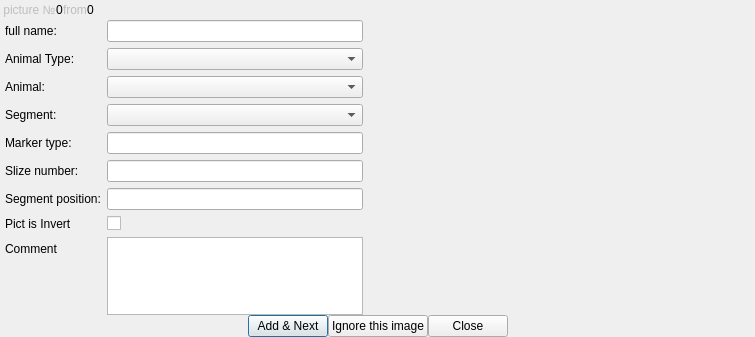
<?xml version="1.0" encoding="UTF-8"?>
<ui version="4.0">
 <class>add_pre_processing_pict</class>
 <widget class="QDialog" name="add_pre_processing_pict">
  <property name="geometry">
   <rect>
    <x>0</x>
    <y>0</y>
    <width>755</width>
    <height>337</height>
   </rect>
  </property>
  <property name="windowTitle">
   <string>Add slices</string>
  </property>
  <layout class="QVBoxLayout" name="verticalLayout">
   <property name="spacing">
    <number>0</number>
   </property>
   <property name="leftMargin">
    <number>0</number>
   </property>
   <property name="topMargin">
    <number>0</number>
   </property>
   <property name="rightMargin">
    <number>0</number>
   </property>
   <property name="bottomMargin">
    <number>0</number>
   </property>
   <item>
    <layout class="QHBoxLayout" name="horizontalLayout_2">
     <property name="topMargin">
      <number>0</number>
     </property>
     <item>
      <widget class="QLabel" name="label_10">
       <property name="enabled">
        <bool>false</bool>
       </property>
       <property name="maximumSize">
        <size>
         <width>60</width>
         <height>20</height>
        </size>
       </property>
       <property name="text">
        <string> picture №</string>
       </property>
      </widget>
     </item>
     <item>
      <widget class="QLabel" name="pict_counter_label">
       <property name="maximumSize">
        <size>
         <width>40</width>
         <height>20</height>
        </size>
       </property>
       <property name="text">
        <string>0</string>
       </property>
      </widget>
     </item>
     <item>
      <widget class="QLabel" name="label_8">
       <property name="enabled">
        <bool>false</bool>
       </property>
       <property name="maximumSize">
        <size>
         <width>40</width>
         <height>20</height>
        </size>
       </property>
       <property name="text">
        <string>from</string>
       </property>
      </widget>
     </item>
     <item>
      <widget class="QLabel" name="pict_total_label">
       <property name="maximumSize">
        <size>
         <width>40</width>
         <height>20</height>
        </size>
       </property>
       <property name="text">
        <string>0</string>
       </property>
      </widget>
     </item>
     <item>
      <spacer name="horizontalSpacer">
       <property name="orientation">
        <enum>Qt::Horizontal</enum>
       </property>
       <property name="sizeHint" stdset="0">
        <size>
         <width>40</width>
         <height>20</height>
        </size>
       </property>
      </spacer>
     </item>
    </layout>
   </item>
   <item>
    <layout class="QHBoxLayout" name="horizontalLayout" stretch="0,1">
     <property name="spacing">
      <number>6</number>
     </property>
     <property name="leftMargin">
      <number>5</number>
     </property>
     <item>
      <layout class="QFormLayout" name="formLayout">
       <property name="sizeConstraint">
        <enum>QLayout::SetDefaultConstraint</enum>
       </property>
       <item row="0" column="0">
        <widget class="QLabel" name="label_2">
         <property name="enabled">
          <bool>true</bool>
         </property>
         <property name="text">
          <string>full name:</string>
         </property>
         <property name="textFormat">
          <enum>Qt::AutoText</enum>
         </property>
        </widget>
       </item>
       <item row="0" column="1">
        <widget class="QLineEdit" name="full_name_lineEdit"/>
       </item>
       <item row="1" column="0">
        <widget class="QLabel" name="label_3">
         <property name="enabled">
          <bool>true</bool>
         </property>
         <property name="text">
          <string>Animal Type:</string>
         </property>
        </widget>
       </item>
       <item row="1" column="1">
        <widget class="QComboBox" name="animalType_comboBox"/>
       </item>
       <item row="3" column="0">
        <widget class="QLabel" name="label_4">
         <property name="enabled">
          <bool>true</bool>
         </property>
         <property name="text">
          <string>Segment:</string>
         </property>
        </widget>
       </item>
       <item row="3" column="1">
        <widget class="QComboBox" name="segmentID_comboBox">
         <property name="maxVisibleItems">
          <number>12</number>
         </property>
        </widget>
       </item>
       <item row="5" column="0">
        <widget class="QLabel" name="label_5">
         <property name="enabled">
          <bool>true</bool>
         </property>
         <property name="text">
          <string>Slize number:</string>
         </property>
        </widget>
       </item>
       <item row="5" column="1">
        <widget class="QLineEdit" name="slizeNumber_lineEdit"/>
       </item>
       <item row="6" column="0">
        <widget class="QLabel" name="label_6">
         <property name="enabled">
          <bool>true</bool>
         </property>
         <property name="text">
          <string>Segment position:</string>
         </property>
        </widget>
       </item>
       <item row="6" column="1">
        <widget class="QLineEdit" name="position_lineEdit"/>
       </item>
       <item row="7" column="0">
        <widget class="QLabel" name="label_7">
         <property name="enabled">
          <bool>true</bool>
         </property>
         <property name="text">
          <string>Pict is Invert</string>
         </property>
        </widget>
       </item>
       <item row="7" column="1">
        <widget class="QCheckBox" name="isInvert_checkBox">
         <property name="text">
          <string/>
         </property>
         <property name="tristate">
          <bool>false</bool>
         </property>
        </widget>
       </item>
       <item row="8" column="0">
        <widget class="QLabel" name="label">
         <property name="enabled">
          <bool>true</bool>
         </property>
         <property name="text">
          <string>Comment</string>
         </property>
        </widget>
       </item>
       <item row="8" column="1">
        <widget class="QPlainTextEdit" name="comment_plainTextEdit"/>
       </item>
       <item row="2" column="1">
        <widget class="QComboBox" name="animal_comboBox"/>
       </item>
       <item row="2" column="0">
        <widget class="QLabel" name="label_9">
         <property name="text">
          <string>Animal:</string>
         </property>
        </widget>
       </item>
       <item row="4" column="1">
        <widget class="QLineEdit" name="markerType_lineEdit"/>
       </item>
       <item row="4" column="0">
        <widget class="QLabel" name="label_11">
         <property name="text">
          <string>Marker type:</string>
         </property>
        </widget>
       </item>
      </layout>
     </item>
     <item>
      <widget class="QLabel" name="slize_image_label">
       <property name="minimumSize">
        <size>
         <width>380</width>
         <height>250</height>
        </size>
       </property>
       <property name="baseSize">
        <size>
         <width>0</width>
         <height>0</height>
        </size>
       </property>
       <property name="text">
        <string/>
       </property>
      </widget>
     </item>
    </layout>
   </item>
   <item>
    <layout class="QHBoxLayout" name="horizontalLayout_3">
     <property name="topMargin">
      <number>0</number>
     </property>
     <item>
      <spacer name="horizontalSpacer_2">
       <property name="orientation">
        <enum>Qt::Horizontal</enum>
       </property>
       <property name="sizeHint" stdset="0">
        <size>
         <width>40</width>
         <height>20</height>
        </size>
       </property>
      </spacer>
     </item>
     <item>
      <widget class="QPushButton" name="add_and_next_pushButton">
       <property name="text">
        <string>Add &amp;&amp; Next</string>
       </property>
      </widget>
     </item>
     <item>
      <widget class="QPushButton" name="Ignore_this_image_pushButton">
       <property name="text">
        <string>Ignore this image</string>
       </property>
      </widget>
     </item>
     <item>
      <widget class="QPushButton" name="close_appp_pushButton">
       <property name="text">
        <string>Close</string>
       </property>
      </widget>
     </item>
     <item>
      <spacer name="horizontalSpacer_3">
       <property name="orientation">
        <enum>Qt::Horizontal</enum>
       </property>
       <property name="sizeHint" stdset="0">
        <size>
         <width>40</width>
         <height>20</height>
        </size>
       </property>
      </spacer>
     </item>
    </layout>
   </item>
  </layout>
 </widget>
 <tabstops>
  <tabstop>full_name_lineEdit</tabstop>
  <tabstop>animalType_comboBox</tabstop>
  <tabstop>segmentID_comboBox</tabstop>
  <tabstop>slizeNumber_lineEdit</tabstop>
  <tabstop>position_lineEdit</tabstop>
  <tabstop>isInvert_checkBox</tabstop>
  <tabstop>comment_plainTextEdit</tabstop>
 </tabstops>
 <resources/>
 <connections/>
</ui>
